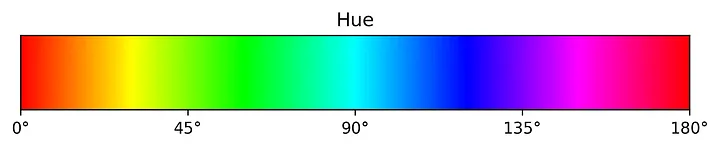
#> input picture src/HUESTRIP.png, 720 x 148 px, given in place of the camera
$ python contours_and_area.py
#> lines starting #> are read from the running program, lines starting #| are printed output that depends on the picture; after the words box and inside, x2 and y2 are one past the last pixel; in counts of white or black regions, pixels touching at a corner belong together
import cv2 as cv
import numpy as np

captura = cv.VideoCapture(0)

if not captura.isOpened():
    exit()

while True:
    ret, frame = captura.read()
#> frame is the input picture: shape (148, 720, 3); mean B, G, R 190.7, 190.6, 190.3
    if not ret:
        break
    # --------------------------------------ESPACO DE COR CINZA---------------------------------------#
    gray_frame = cv.cvtColor(frame, cv.COLOR_BGR2GRAY)
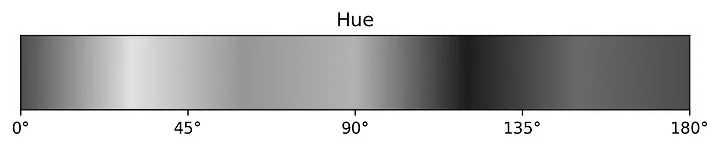
#> gray_frame: shape (148, 720); min 0, max 255, mean 190.5
    # -------------------------------------CONTORNO---------------------------------------#
    ret, thresh = cv.threshold(gray_frame, 125, 175, 0)
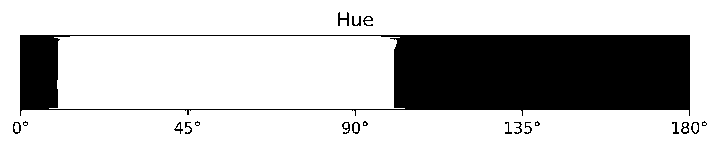
#> thresh: shape (148, 720); values 0 (black) and 175 (white), 75.2% white; 20 black regions (5 under 20 px), largest, box (x1, y1, x2, y2) and area: (20, 35, 690, 116) 25734, (338, 12, 349, 26) 68, (681, 122, 689, 134) 49
    contours, hierarchies = cv.findContours(thresh, cv.RETR_EXTERNAL, cv.CHAIN_APPROX_SIMPLE)
#> contours = [[[0, 0], [0, 147], [719, 147], [719, 0]]]
    # blank_slate = np.zeros(frame.shape[:2], dtype='uint8')
    # contornos_desenhados = cv.drawContours(blank_slate, contours, -1, (255,255,255), 2)
    # -------------------------------------
    for i, cnt in enumerate(contours):
        area = cv.contourArea(cnt)
        perimeter = cv.arcLength(cnt, True)
        cv.drawContours(frame, [cnt], -1, (255,255,255), 2)
        cv.imshow("Frame com contornos", frame)
        if area < 1000:
            x,y,w,h = cv.boundingRect(cnt)
            retangulo = frame.copy()
            cv.rectangle(retangulo,(x,y),(x+w,y+h),(0,255,0),2)
            cv.imshow("Retangulo", retangulo)
#> this loop made 1 pass
#> (cnt, area, perimeter) on pass 1: ([[0, 0], [0, 147], [719, 147], [719, 0]], 105693, 1732)
    # [14 lines of commented-out code are left out]
    if cv.waitKey(1) & 0xFF == ord('q'):
#> (key q is pressed here)
        break
captura.release()
cv.destroyAllWindows()
